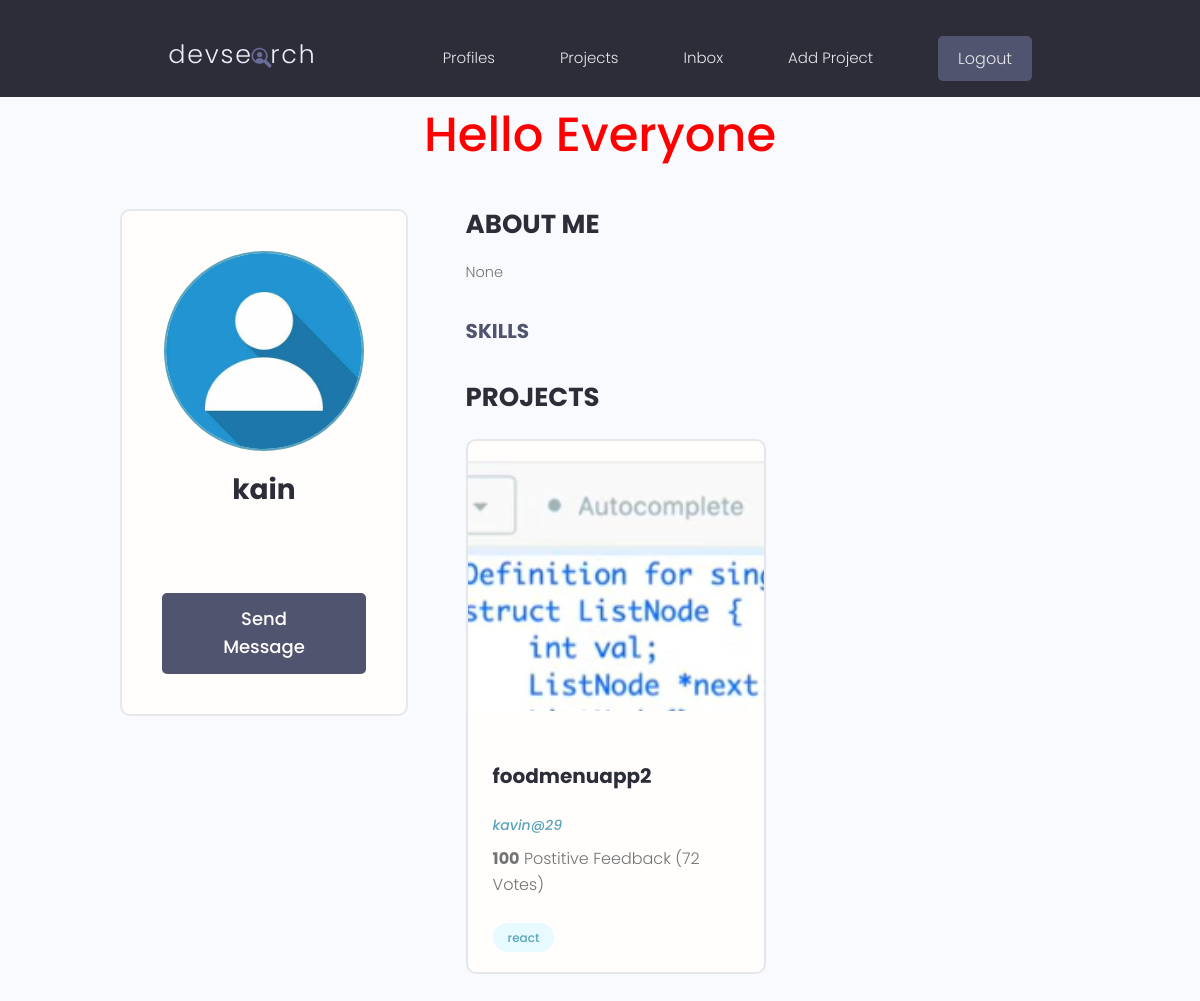
The page /profile/2318e060-2263-4094-afab-e8a9d6dd6543/ (signed in) on the database as committed earlier.
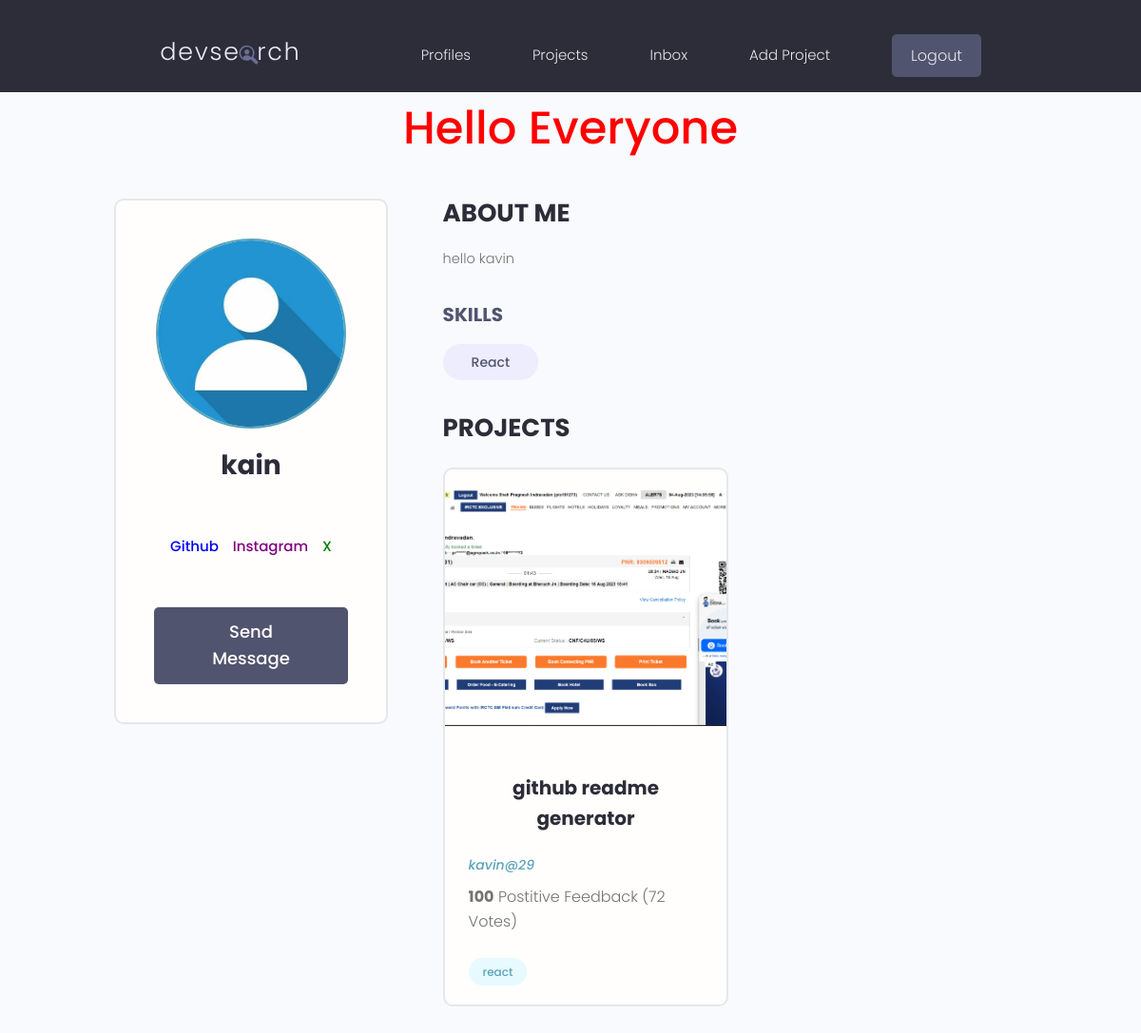
The same page on the database as committed later.
### userapp/models.py (models this page shows)
class profile(models.Model):
    user=models.OneToOneField(User,on_delete=models.CASCADE,null=True,blank=True)
    name=models.CharField(max_length=250,blank=True,null=True)
    username=models.CharField(max_length=250,blank=True,null=True)
    email=models.EmailField(max_length=500,blank=True,null=True)
    About=models.CharField(max_length=500,blank=True,null=True,default=" ")
    Bio=models.TextField(blank=True,null=True)
    X_link=models.CharField(null=True,blank=True,max_length=500)
    Instagram_link=models.CharField(null=True,blank=True,max_length=500)
    Profile_img=models.ImageField(null=True,blank=True,upload_to='Profiles/',default='Profiles/OIP.jpg')
    Github_link=models.CharField(null=True,blank=True,max_length=500)
    created=models.DateTimeField(auto_now_add=True)
    id=models.UUIDField(primary_key=True,editable=False,default=uuid.uuid4,unique=True)
    def __str__(self):
        return str(self.user.username)

class Skills(models.Model):
    id=models.UUIDField(default=uuid.uuid4,unique=True,primary_key=True,editable=False)
    created=models.DateTimeField(auto_now_add=True)
    owner=models.ForeignKey(profile,on_delete=models.CASCADE,null=True,blank=True)
    name=models.CharField(max_length=200,blank=True,null=True)
    desc=models.TextField()
    def __str__(self):
        return str(self.name)

### projectapp/models.py (models this page shows, shortened)
class ManageProject(models.Model):
    title=models.CharField(max_length=200)
    description=models.TextField(null=True,blank=True)
    featured_img=models.ImageField(null=True, blank=True,default='images/default.jpg')
    demo_link=models.CharField(max_length=2500,blank=True,null=True)
    created=models.DateTimeField(auto_now_add=True)
    id=models.UUIDField(primary_key=True,editable=False,default=uuid.uuid4,unique=True)
    tag=models.ManyToManyField('Tag',blank=True)
    reacts=models.IntegerField(default=0,null=True,blank=True)
    ratio=models.IntegerField(default=0,null=True,blank=True)
    projectowner=models.ForeignKey(profile,on_delete=models.SET_NULL,null=True,blank=True)

class Tag(models.Model):
    created=models.DateTimeField(auto_now_add=True)
    id = models.UUIDField(primary_key=True, editable=False, default=uuid.uuid4, unique=True)
    name = models.CharField(max_length=200)
    def __str__(self):
        return self.name

### userapp/views.py (the view)
# urls.py: path('profile/<str:pk>/',views.profilevisit,name='profilevisit'),
@login_required(login_url="login")
def profilevisit(request,pk):
    userProfile=profile.objects.get(id=pk)
    skillset=userProfile.skills_set.all
    projectset=userProfile.manageproject_set.all
    return render(request,'userapp/profilevisit.html',{'userProfile':userProfile,'skillset':skillset,'projectset':projectset})

### userapp/templates/userapp/profilevisit.html (shortened to what this page needs)
{% include 'navbar.html' %}
<h1>Hello Everyone </h1>
 <main class="profile my-md">
    <div class="container">
      <div class="layout">
        <div class="column column--1of3">
          <div class="card text-center">
            <div class="card__body dev">
              <img class="avatar avatar--xl" src="{{ userProfile.Profile_img.url }}" />
              <h2 class="dev__name">{{userProfile.name}}</h2>
               <ul class="dev__social">
                            {% if userProfile.Github_link %}
                            <li>
                                <a title="Github" href="{{ userProfile.Github_link }}" target="_blank"
                                    style="color: blue; text-decoration: none;">Github</a>
                            </li>
                            {% endif %}
                            {% if userProfile.Instagram_link %}
                            <li>
                                <a title="Instagram" href="{{ userProfile.Instagram_link }}" target="_blank"
                                    style="color: purple; text-decoration: none;">Instagram</a>
                            </li>
                            {% endif %}
                            {% if userProfile.X_link %}
                            <li>
                                <a title="X" href="{{ userProfile.X_link }}" target="_blank"
                                    style="color: green; text-decoration: none;">X</a>
                            </li>
                            {% endif %}
                        </ul>
                        <a href="#" class="btn btn--sub btn--lg">Send Message </a>
            </div>
          </div>
        </div>
        <div class="column column--2of3">
          <div class="devInfo">
            <h3 class="devInfo__title">About Me</h3>
            <p class="devInfo__about">
              {{userProfile.About}}
            </p>
          </div>
          <div class="devInfo">
            <div class="devInfo__skills">
              <h3 class="devInfo__subtitle">Skills</h3>
              <div class="devInfo__otherSkills">
                {% for skillin  in skillset %}
                <span class="tag tag--pill tag--sub tag--lg">
                  <small>{{skillin }}</small>
                </span>
                {% endfor %}
              </div>
            </div>
          </div>
          <div class="devInfo">
            <h3 class="devInfo__title">Projects</h3>
            <div class="grid grid--two">
              {% for project in projectset %}
                <div class="column">
                <div class="card project">
                  <a href="single-project.html" class="project">
                    <img class="project__thumbnail" src="{{project.featured_img.url }}" alt="project thumbnail" />
                    <div class="card__body">
                      <h3 class="project__title">{{project.title}}</h3>
                      <p><a class="project__author" href="profile.html">{{project.projectowner}}</a></p>
                      <p class="project--rating">
                        <span style="font-weight: bold;">100</span> Postitive
                        Feedback (72 Votes)
                      </p>
                      <div class="project__tags">
                        {% for tagg in project.tag.all %}
                        <span class="tag tag--pill tag--main">
                          <small>{{tagg}}</small>
                        </span>
                          {% endfor %}
                      </div>
                    </div>
                  </a>
                </div>
              </div>
            </div>
          </div>
        </div>
          {% endfor %}
      </div>
    </div>
  </main>

Rows that differ between the two databases and show on the page:
no longer on this page (row edited): ManageProject: featured_img (picture), title "foodmenuapp2", projectowner "kavin@29", Tag (name "react")
changed profile "kain": Github_link empty → "www.github.com" (drawn); Instagram_link empty → "www.instagram.com" (drawn); X_link empty → "www.twitter.com" (drawn); About "None" → "hello kavin"
added Skills: name "React"
now on this page (row edited): ManageProject: featured_img (picture), title "github readme generator", projectowner "kavin@29", Tag (name "react")
Other text that changed with them:
text now shown: "Github Instagram X"
